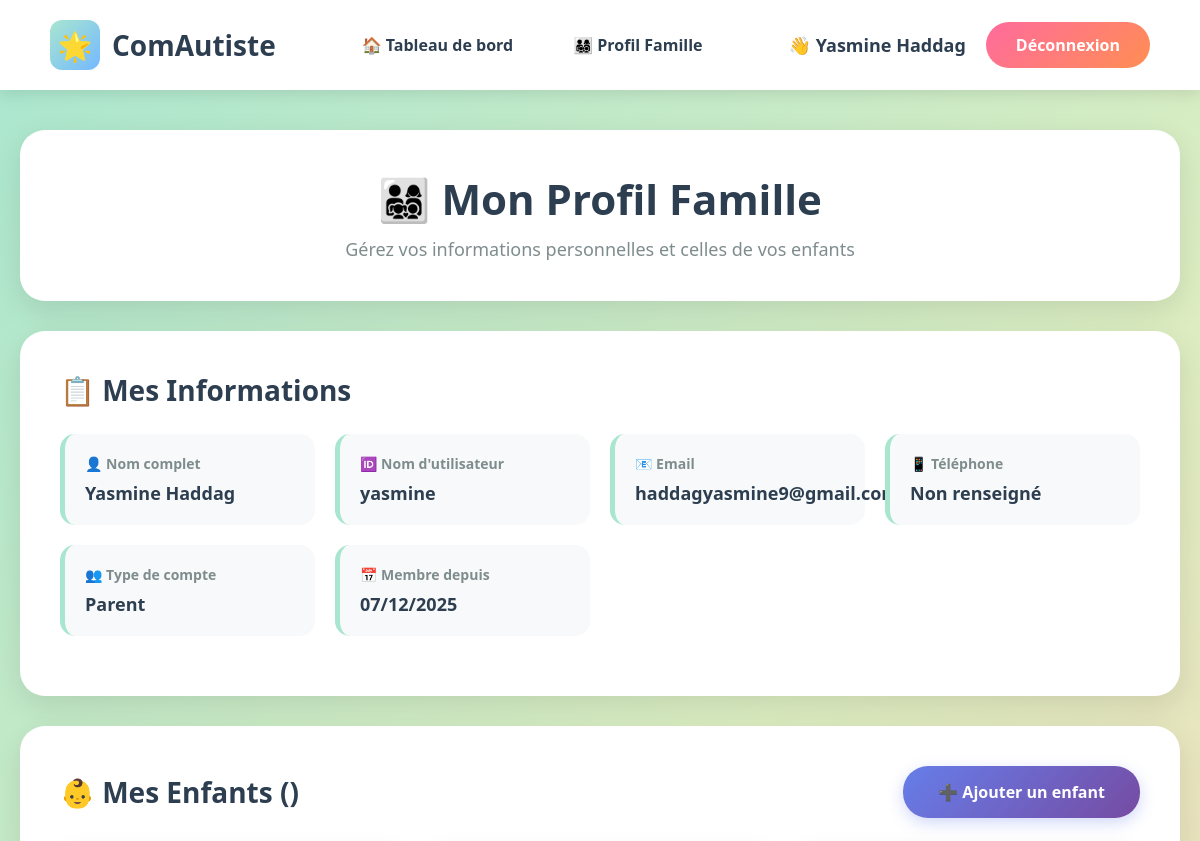
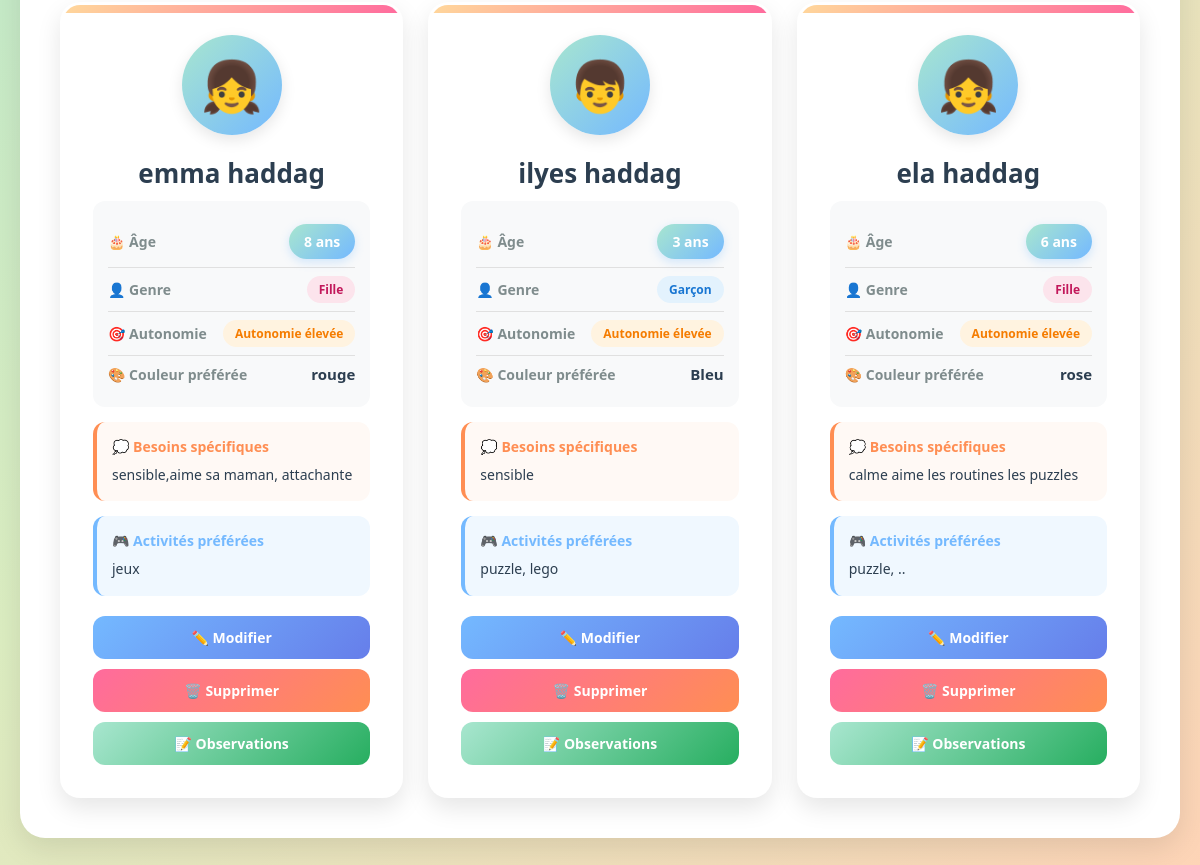
The app's page /profil-famille/ (signed in), older data (2 pictures, top to bottom).
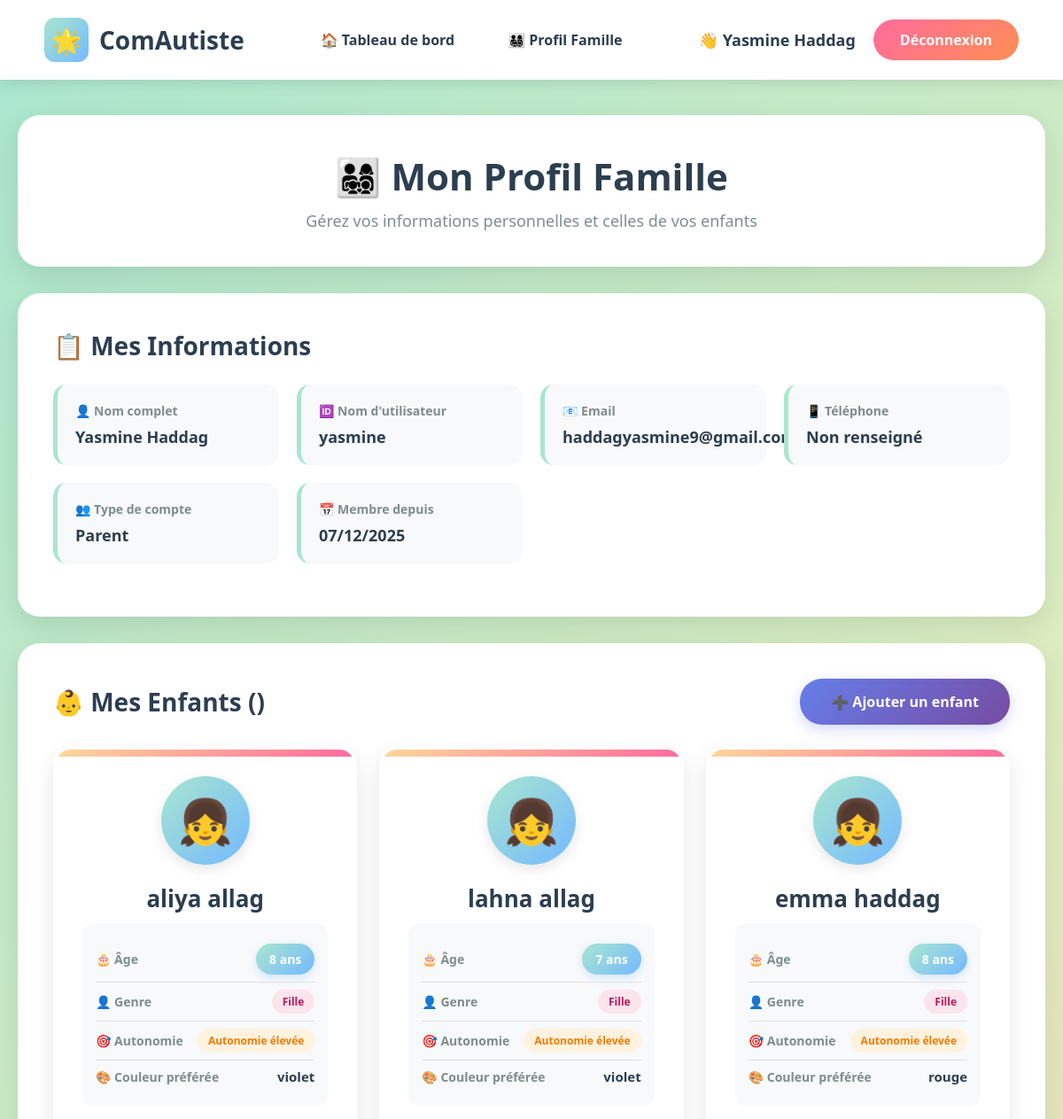
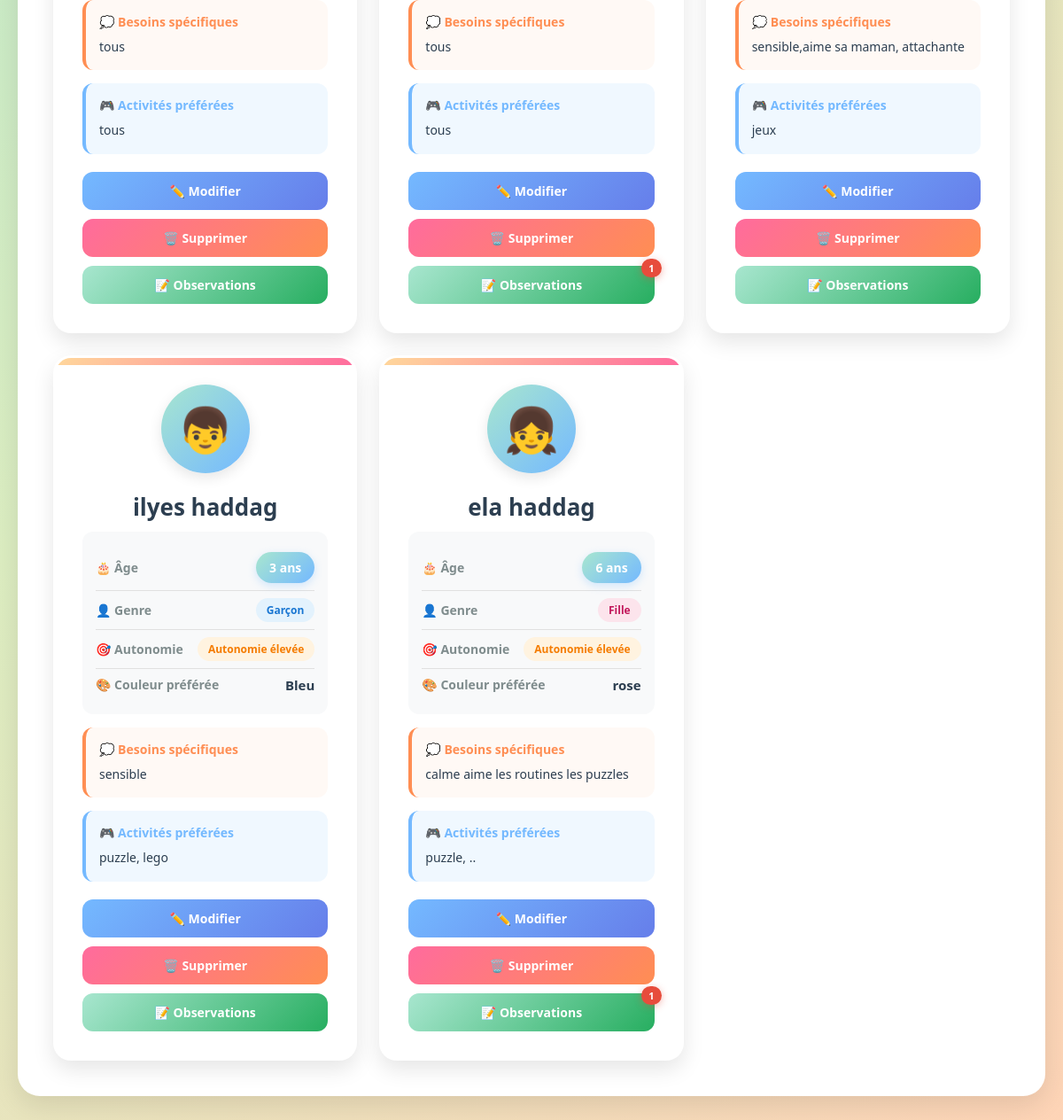
The same page, newer data (2 pictures, top to bottom).
### authen/models.py (models this page shows, shortened)
class Enfant(models.Model):
    GENRE_CHOICES = [
        ('M', 'Garçon'),
        ('F', 'Fille'),
        ('A', 'Autre'),
    ]
    NIVEAU_AUTONOMIE_CHOICES = [
        ('faible', 'Faible autonomie'),
        ('moyen', 'Autonomie moyenne'),
        ('eleve', 'Autonomie élevée'),
    ]
    parent = models.ForeignKey(User, on_delete=models.CASCADE, related_name='enfants')
    prenom = models.CharField(max_length=100)
    nom = models.CharField(max_length=100)
    date_naissance = models.DateField()
    genre = models.CharField(max_length=1, choices=GENRE_CHOICES, default='M')
    niveau_autonomie = models.CharField(max_length=20, choices=NIVEAU_AUTONOMIE_CHOICES, default='moyen')
    besoins_specifiques = models.TextField(blank=True, null=True, help_text="Sensibilités, préférences, particularités...")
    couleur_preferee = models.CharField(max_length=50, blank=True, null=True)
    activites_preferees = models.TextField(blank=True, null=True, help_text="Jeux, activités favorites...")
    photo = models.ImageField(upload_to='enfants/', blank=True, null=True)
    created_at = models.DateTimeField(auto_now_add=True)
    updated_at = models.DateTimeField(auto_now=True)
    def age(self):
        from datetime import date
        today = date.today()
        return today.year - self.date_naissance.year - ((today.month, today.day) < (self.date_naissance.month, self.date_naissance.day))
    class Meta:
        verbose_name = "Enfant"
        verbose_name_plural = "Enfants"
        ordering = ['-created_at']

### authen/views.py (the view)
# urls.py: path('profil-famille/', views.profil_famille, name='profil_famille'),
@login_required
def profil_famille(request):
    try:
        user_profile = request.user.profile
    except UserProfile.DoesNotExist:
        user_profile = UserProfile.objects.create(user=request.user, user_type='parent')
    enfants = Enfant.objects.filter(parent=request.user)
    enfants_avec_obs = []
    for enfant in enfants:
        nb_observations = ObservationEducateur.objects.filter(
            enfant=enfant,
            visible_parent=True
        ).count()
        enfant.nb_observations = nb_observations
        enfants_avec_obs.append(enfant)
    context = {
        'user': request.user,
        'profile': user_profile,
        'enfants': enfants_avec_obs,
    }
    return render(request, 'authen/profil_famille.html', context)

### authen/templates/authen/profil_famille.html (shortened to what the changed rows need)
<!DOCTYPE html>
<html lang="fr">
<head>
</head>
<body>
    <div class="container">
        <div class="page-header">
            <h1>👨‍👩‍👧‍👦 Mon Profil Famille</h1>
        </div>
        <div class="profile-section">
            <h2>📋 Mes Informations</h2>
        </div>
        <div class="profile-section">
            <div class="section-header">
                <h2>👶 Mes Enfants ({{ enfants.count }})</h2>
            </div>
            {% if enfants %}
                <div class="children-grid">
                    {% for enfant in enfants %}
                    <div class="child-card">
                        <div class="child-avatar">
                            {% if enfant.genre == 'M' %}
                                👦
                            {% elif enfant.genre == 'F' %}
                                👧
                            {% else %}
                                👤
                            {% endif %}
                        </div>
                        <h3 class="child-name">{{ enfant.prenom }} {{ enfant.nom }}</h3>
                        <div class="child-info">
                            <div class="child-info-item">
                                <label>🎂 Âge</label>
                                <span class="age-badge">{{ enfant.age }} ans</span>
                            </div>
                            <div class="child-info-item">
                                <label>👤 Genre</label>
                                <span class="badge {% if enfant.genre == 'M' %}badge-boy{% else %}badge-girl{% endif %}">
                                    {{ enfant.get_genre_display }}
                                </span>
                            </div>
                            <div class="child-info-item">
                                <label>🎯 Autonomie</label>
                                <span class="badge badge-autonomie">{{ enfant.get_niveau_autonomie_display }}</span>
                            </div>
                            {% if enfant.couleur_preferee %}
                            <div class="child-info-item">
                                <label>🎨 Couleur préférée</label>
                                <span class="value">{{ enfant.couleur_preferee }}</span>
                            </div>
                            {% endif %}
                        </div>
                        {% if enfant.besoins_specifiques %}
                        <div class="besoins-section">
                            <h4>💭 Besoins spécifiques</h4>
                            <p>{{ enfant.besoins_specifiques }}</p>
                        </div>
                        {% endif %}
                        {% if enfant.activites_preferees %}
                        <div class="besoins-section" style="border-left-color: #74b9ff; background: #f0f8ff;">
                            <h4 style="color: #74b9ff;">🎮 Activités préférées</h4>
                            <p>{{ enfant.activites_preferees }}</p>
                        </div>
                        {% endif %}
                        <div class="child-actions">
                            <a href="{% url 'modifier_enfant' enfant.id %}" class="btn btn-edit">✏️ Modifier</a>
                            <a href="{% url 'supprimer_enfant' enfant.id %}" class="btn btn-delete" onclick="return confirm('Êtes-vous sûr de vouloir supprimer {{ enfant.prenom }} ?')">🗑️ Supprimer</a>
                            <a href="{% url 'parent_voir_observations' enfant.id %}" class="btn btn-observations" style="position: relative;">
                                📝 Observations
                                {% if enfant.nb_observations > 0 %}
                                <span class="obs-badge">{{ enfant.nb_observations }}</span>
                                {% endif %}
                            </a>
                        </div>
                    </div>
                    {% endfor %}
                </div>
            {% endif %}
        </div>
    </div>
</body>
</html>

Row changes from the older to the newer data that the page shows:
added Enfant: prenom "aliya", nom "allag", age "8", genre "Fille", niveau_autonomie "Autonomie élevée", couleur_preferee "violet", besoins_specifiques "tous", activites_preferees "tous"
added Enfant: prenom "lahna", nom "allag", age "7", genre "Fille", niveau_autonomie "Autonomie élevée", couleur_preferee "violet", besoins_specifiques "tous", activites_preferees "tous", nb_observations "1"
shown differently, row unchanged: Enfant "ela": nb_observations (not shown) → "1"
